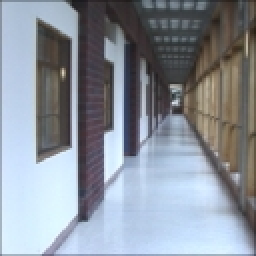
%> input picture gist/test.jpg, 128 x 128 px (shown 2 times larger)
$ octave demo.m   (GNU Octave 9; MATLAB toolbox functions it lacks are replaced by stand-ins)
%> lines starting %> are read from the running program, lines starting %| are printed output that depends on the picture
%> further down, img is the input picture: size 128x128x3 uint8; mean R, G, B 138.2, 145.3, 155.2
### gist/createGabor.m
function G = createGabor(or, n)
%> called with or = [6 6 6 6 6], n = 128
%
% G = createGabor(numberOfOrientationsPerScale, n);
%
% Precomputes filter transfer functions. All computations are done on the
% Fourier domain.
%
% If you call this function without output arguments it will show the
% tiling of the Fourier domain.
%
% Input
%     numberOfOrientationsPerScale = vector that contains the number of
%                                orientations at each scale (from HF to BF)
%     n = imagesize (square images)
%
% output
%     G = transfer functions for a jet of gabor filters


Nscales = length(or);
Nfilters = sum(or)

l=0;
for i=1:Nscales
    for j=1:or(i)
        l=l+1;
        param(l,:)=[.35 .3/(1.85^(i-1)) 16*or(i)^2/32^2 pi/(or(i))*(j-1)];
    end
end

% Frequencies:
[fx, fy] = meshgrid(-n/2:n/2-1);
fr = fftshift(sqrt(fx.^2+fy.^2));
t = fftshift(angle(fx+sqrt(-1)*fy));

% Transfer functions:
G=zeros([n n Nfilters]);
for i=1:Nfilters
    par=param(i,:);
    tr=t+param(i,4);
    tr=tr+2*pi*(tr<-pi)-2*pi*(tr>pi);

    G(:,:,i)=exp(-10*param(i,1)*(fr/n/param(i,2)-1).^2-2*param(i,3)*pi*tr.^2);
end


if nargout == 0
    figure
    for i=1:Nfilters
        max(max(G(:,:,i)))
        contour(fftshift(G(:,:,i)),[1 .7 .6],'r');
        hold on
        drawnow
    end
    axis('on')
    axis('square')
    axis('ij')
end

### gist/prefilt.m
function output = prefilt(img, fc)
%> called with fc = 2
% ima = prefilt(img, fc);
% fc  = 4 (default)
%
% Input images are double in the range [0, 255];
% You can also input a block of images [ncols nrows 3 Nimages]
%
% For color images, normalization is done by dividing by the local
% luminance variance.

if nargin == 1
    fc = 4; % 4 cycles/image
end

w = 5;
s1 = fc/sqrt(log(2));

% Pad images to reduce boundary artifacts
img = log(img+1);
%> img: size 128x128x3 double
img = padarray(img, [w w], 'symmetric');
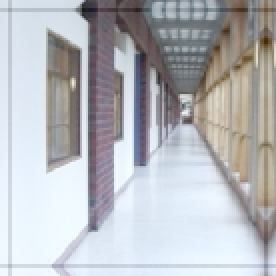
%> img: size 138x138x3 double (shown 2 times larger); mean R, G, B 4.84, 4.86, 4.9; drawn with min black and max white
[sn, sm, c, N] = size(img);
%> sn = 138; sm = 138; c = 3; N = 1
n = max([sn sm]);
%> n = 138
n = n + mod(n,2);
img = padarray(img, [n-sn n-sm], 'symmetric','post');

% Filter
[fx, fy] = meshgrid(-n/2:n/2-1);
gf = fftshift(exp(-(fx.^2+fy.^2)/(s1^2)));
gf = repmat(gf, [1 1 c N]);

% Whitening
output = img - real(ifft2(fft2(img).*gf));
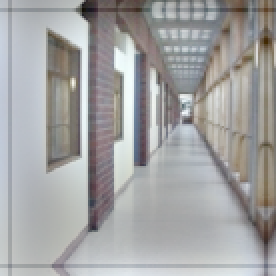
%> output: size 138x138x3 double (shown 2 times larger); mean R, G, B -7.4e-16, -6.96e-17, -3.88e-16; drawn with min black and max white
clear img

% Local contrast normalization
localstd = repmat(sqrt(abs(ifft2(fft2(mean(output,3).^2).*gf(:,:,1,:)))), [1 1 c 1]);
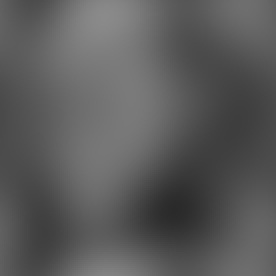
%> localstd: size 138x138x3 double (shown 2 times larger); min 0.168, max 0.543, mean 0.358
output = output./(.2+localstd);

% Crop output to have same size than the input
output = output(w+1:sn-w, w+1:sm-w,:,:);
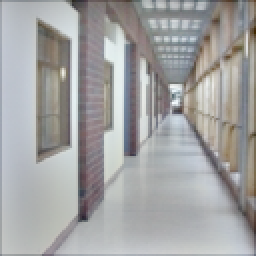
%> output: size 128x128x3 double (shown 2 times larger); mean R, G, B 0.0181, 0.0207, 0.0199; drawn with min black and max white

### gist/gistGabor.m
function g = gistGabor(img, w, G)
%> called with w = 4
%
% Input:
%   img = input image (it can be a block: [nrows, ncols, c, Nimages])
%   w = number of windows (w*w)
%   G = precomputed transfer functions
%
% Output:
%   g: are the global features = [Nfeatures Nimages],
%                    Nfeatures = w*w*Nfilters*c

if ndims(img)==2
    c = 1;
    N = 1;
end
if ndims(img)==3
    [nrows ncols c] = size(img);
%> nrows = 128; ncols = 128
    N = c;
%> N = 3
end
if ndims(img)==4
    [nrows ncols c N] = size(img);
    img = reshape(img, [nrows ncols c*N]);
    N = c*N;
end

[n n Nfilters] = size(G);
W = w*w;
g = zeros([W*Nfilters N]);
size(g)
%> ans = [480 3]

img = single(fft2(img));
k=0;
Nfilters=1;
for n = 1:Nfilters
    ig = abs(ifft2(img.*repmat(G(:,:,n), [1 1 N])));
    v = downN(ig, w);
    g(k+1:k+W,:) = reshape(v, [W N]);
    k = k + W;
    drawnow
end
%> this loop made 1 pass
%> pass 1, in gistGabor, `ig = abs(ifft2(img.*repmat(G(:,:,n), [1 1 N])));`:
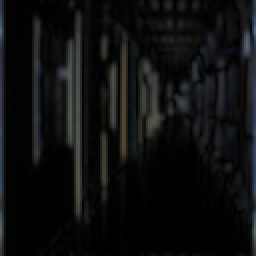
%> ig: size 128x128x3 single (shown 2 times larger); mean R, G, B 0.0578, 0.0606, 0.0618
%> after the loop, g = 480 rows, first 12: [0.0409 0.044 0.0493; 0.0593 0.0642 0.0732; 0.0343 0.0375 0.0433; 0.0214 0.0234 0.0236; 0.0683 0.0722 0.0676; 0.137 0.14 0.126; 0.0917 0.0925 0.0802; 0.0283 0.0286 0.0254; 0.0564 0.0548 0.0532; 0.106 0.115 0.113; 0.0281 0.0296 0.0277; 0.00609 0.00528 0.00561]; k = 16

if c == 3
    % If the input was a color image, then reshape 'g' so that one column
    % is one images output:
    g = reshape(g, [size(g,1)*3 size(g,2)/3]);
%> g = 1440 values, max 0.14 at index 486, min 0 at index 17, mean 0.002
end


function y=downN(x, N)
%
% averaging over non-overlapping square image blocks
%
% Input
%   x = [nrows ncols nchanels]
% Output
%   y = [N N nchanels]

nx = fix(linspace(0,size(x,1),N+1));
ny = fix(linspace(0,size(x,2),N+1));
y  = zeros(N, N, size(x,3));

for xx=1:N
  for yy=1:N
    nx(xx)+1
    nx(xx+1)
    v=mean(mean(x(nx(xx)+1:nx(xx+1), ny(yy)+1:ny(yy+1),:),1),2);
    y(xx,yy,:)=v(:);
  end
end

### gist/demo.m
% Load image
img = imread('test.jpg');

% Parameters:
Nblocks = 4;
imageSize = 128;
orientationsPerScale = [6 6 6 6 6];
numberBlocks = 4;

% Precompute filter transfert functions (only need to do this one, unless image size is changes):
% createGabor(orientationsPerScale, imageSize); % this shows the filters
G = createGabor(orientationsPerScale, imageSize);

% Computing gist requires 1) prefilter image, 2) filter image and collect
% output energies
output = prefilt(double(img), 2);
g = gistGabor(output, numberBlocks, G);

size(g)
%> ans = [1440 1]

% Visualization
figure
subplot(221)
imshow(img)
title('Input image')
subplot(222)
o = 128+128*output/max(abs(output(:)));
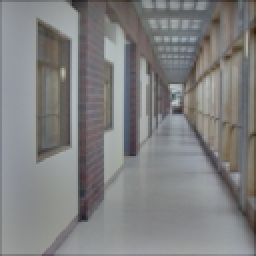
%> o: size 128x128x3 double (shown 2 times larger); mean R, G, B 128.8, 129, 128.9
imshow(uint8(o))
title('Prefiltered image')
subplot(212)
plot(g)
title('Descriptor')
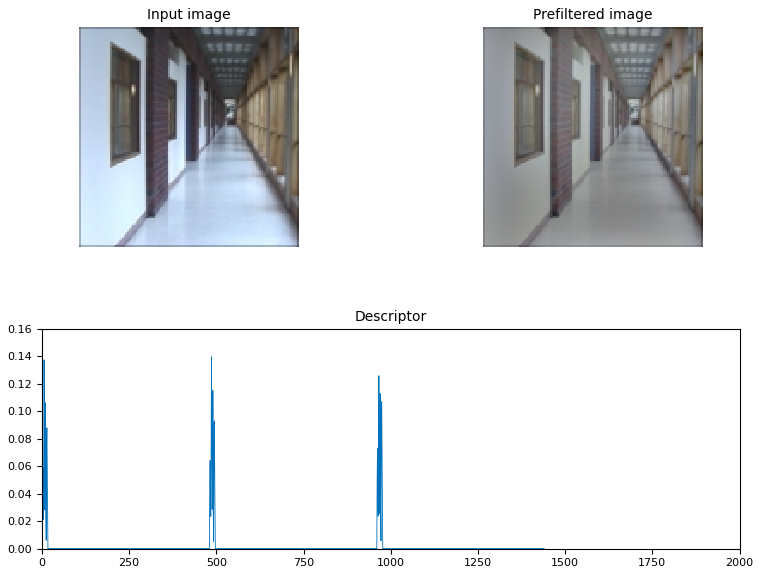
%> figure redrawn from the program's plot data, 3 panels
